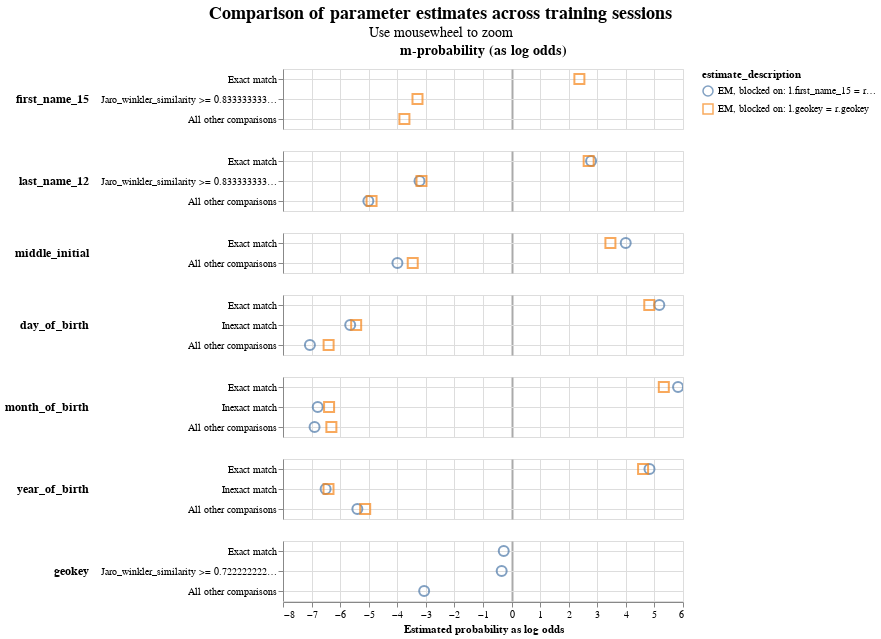

Here is the notebook cell this chart was saved with:
### Code cell
linker.parameter_estimate_comparisons_chart()

### Figure 1 — Vega-Lite specification as saved in the notebook (floating-point values rounded to 4 significant figures)
{"config": {"view": {"continuousWidth": 400, "continuousHeight": 300}, "title": {"anchor": "middle", "fontSize": 18, "subtitleFontSize": 14}}, "data": {"name": "data-f65a2c8965739fa688d140a4fedca671"}, "mark": {"type": "point", "filled": false, "opacity": 0.7, "size": 100}, "encoding": {"color": {"field": "estimate_description", "type": "nominal"}, "column": {"align": "each", "field": "col_header", "header": {"labelFontSize": 14, "labelFontWeight": "bold"}, "title": null, "type": "nominal"}, "row": {"align": "each", "field": "comparison_name", "header": {"labelAlign": "left", "labelAnchor": "middle", "labelAngle": 0, "labelFontSize": 12, "labelFontWeight": "bold"}, "sort": {"field": "comparison_sort_order"}, "title": null, "type": "nominal"}, "shape": {"field": "estimate_description", "scale": {"range": ["circle", "square", "triangle", "diamond"]}, "type": "nominal"}, "tooltip": [{"field": "comparison_name", "type": "nominal"}, {"field": "estimate_description", "type": "nominal"}, {"field": "estimated_probability", "type": "quantitative"}], "x": {"axis": {"gridColor": {"condition": {"test": "abs(datum.value / 10)  <= 1 & datum.value % 10 === 0", "value": "#aaa"}, "value": "#ddd"}, "gridDash": {"condition": {"test": "abs(datum.value / 10) == 1", "value": [3]}, "value": null}, "gridWidth": {"condition": {"test": "abs(datum.value / 10)  <= 1 & datum.value % 10 === 0", "value": 2}, "value": 1}}, "field": "estimated_probability_as_log_odds", "title": "Estimated probability as log odds", "type": "quantitative"}, "y": {"axis": {"grid": true, "title": null}, "field": "comparison_level_label", "sort": {"field": "comparison_vector_value", "order": "descending"}, "type": "nominal"}}, "params": [{"name": "mouse_zoom", "select": {"type": "interval", "encodings": ["x"]}, "bind": "scales"}], "resolve": {"scale": {"y": "independent"}}, "title": {"text": "Comparison of parameter estimates across training sessions", "subtitle": "Use mousewheel to zoom"}, "transform": [{"calculate": "datum.m_or_u + '-probability (as log odds)'", "as": "col_header"}], "$schema": "https://vega.github.io/schema/vega-lite/v5.9.3.json", "datasets": {"data-f65a2c8965739fa688d140a4fedca671": [{"m_or_u": "m", "estimated_probability": 0.8383, "estimate_description": "EM, blocked on: l.geokey = r.geokey", "estimated_probability_as_log_odds": 2.374, "sql_condition": "\"first_name_15_l\" = \"first_name_15_r\"", "comparison_level_label": "Exact match", "comparison_vector_value": 2, "comparison_name": "first_name_15", "comparison_sort_order": 0}, {"m_or_u": "m", "estimated_probability": 0.09258, "estimate_description": "EM, blocked on: l.geokey = r.geokey", "estimated_probability_as_log_odds": -3.293, "sql_condition": "jaro_winkler_similarity(\"first_name_15_l\", \"first_name_15_r\") >= 0.8333333333333334", "comparison_level_label": "Jaro_winkler_similarity >= 0.8333333333333334", "comparison_vector_value": 1, "comparison_name": "first_name_15", "comparison_sort_order": 0}, {"m_or_u": "m", "estimated_probability": 0.06916, "estimate_description": "EM, blocked on: l.geokey = r.geokey", "estimated_probability_as_log_odds": -3.75, "sql_condition": "ELSE", "comparison_level_label": "All other comparisons", "comparison_vector_value": 0, "comparison_name": "first_name_15", "comparison_sort_order": 0}, {"m_or_u": "m", "estimated_probability": 0.8731, "estimate_description": "EM, blocked on: l.first_name_15 = r.first_name_15 and l.zipcode = r.zipcode", "estimated_probability_as_log_odds": 2.783, "sql_condition": "\"last_name_12_l\" = \"last_name_12_r\"", "comparison_level_label": "Exact match", "comparison_vector_value": 2, "comparison_name": "last_name_12", "comparison_sort_order": 1}, {"m_or_u": "m", "estimated_probability": 0.8665, "estimate_description": "EM, blocked on: l.geokey = r.geokey", "estimated_probability_as_log_odds": 2.698, "sql_condition": "\"last_name_12_l\" = \"last_name_12_r\"", "comparison_level_label": "Exact match", "comparison_vector_value": 2, "comparison_name": "last_name_12", "comparison_sort_order": 1}, {"m_or_u": "m", "estimated_probability": 0.09681, "estimate_description": "EM, blocked on: l.first_name_15 = r.first_name_15 and l.zipcode = r.zipcode", "estimated_probability_as_log_odds": -3.222, "sql_condition": "jaro_winkler_similarity(\"last_name_12_l\", \"last_name_12_r\") >= 0.8333333333333334", "comparison_level_label": "Jaro_winkler_similarity >= 0.8333333333333334", "comparison_vector_value": 1, "comparison_name": "last_name_12", "comparison_sort_order": 1}, {"m_or_u": "m", "estimated_probability": 0.1011, "estimate_description": "EM, blocked on: l.geokey = r.geokey", "estimated_probability_as_log_odds": -3.152, "sql_condition": "jaro_winkler_similarity(\"last_name_12_l\", \"last_name_12_r\") >= 0.8333333333333334", "comparison_level_label": "Jaro_winkler_similarity >= 0.8333333333333334", "comparison_vector_value": 1, "comparison_name": "last_name_12", "comparison_sort_order": 1}, {"m_or_u": "m", "estimated_probability": 0.03004, "estimate_description": "EM, blocked on: l.first_name_15 = r.first_name_15 and l.zipcode = r.zipcode", "estimated_probability_as_log_odds": -5.013, "sql_condition": "ELSE", "comparison_level_label": "All other comparisons", "comparison_vector_value": 0, "comparison_name": "last_name_12", "comparison_sort_order": 1}, {"m_or_u": "m", "estimated_probability": 0.0324, "estimate_description": "EM, blocked on: l.geokey = r.geokey", "estimated_probability_as_log_odds": -4.9, "sql_condition": "ELSE", "comparison_level_label": "All other comparisons", "comparison_vector_value": 0, "comparison_name": "last_name_12", "comparison_sort_order": 1}, {"m_or_u": "m", "estimated_probability": 0.941, "estimate_description": "EM, blocked on: l.first_name_15 = r.first_name_15 and l.zipcode = r.zipcode", "estimated_probability_as_log_odds": 3.995, "sql_condition": "\"middle_initial_l\" = \"middle_initial_r\"", "comparison_level_label": "Exact match", "comparison_vector_value": 1, "comparison_name": "middle_initial", "comparison_sort_order": 2}, {"m_or_u": "m", "estimated_probability": 0.9167, "estimate_description": "EM, blocked on: l.geokey = r.geokey", "estimated_probability_as_log_odds": 3.459, "sql_condition": "\"middle_initial_l\" = \"middle_initial_r\"", "comparison_level_label": "Exact match", "comparison_vector_value": 1, "comparison_name": "middle_initial", "comparison_sort_order": 2}, {"m_or_u": "m", "estimated_probability": 0.059, "estimate_description": "EM, blocked on: l.first_name_15 = r.first_name_15 and l.zipcode = r.zipcode", "estimated_probability_as_log_odds": -3.995, "sql_condition": "ELSE", "comparison_level_label": "All other comparisons", "comparison_vector_value": 0, "comparison_name": "middle_initial", "comparison_sort_order": 2}, {"m_or_u": "m", "estimated_probability": 0.08333, "estimate_description": "EM, blocked on: l.geokey = r.geokey", "estimated_probability_as_log_odds": -3.459, "sql_condition": "ELSE", "comparison_level_label": "All other comparisons", "comparison_vector_value": 0, "comparison_name": "middle_initial", "comparison_sort_order": 2}, {"m_or_u": "m", "estimated_probability": 0.973, "estimate_description": "EM, blocked on: l.first_name_15 = r.first_name_15 and l.zipcode = r.zipcode", "estimated_probability_as_log_odds": 5.171, "sql_condition": "\"day_of_birth_l\" = \"day_of_birth_r\"", "comparison_level_label": "Exact match", "comparison_vector_value": 2, "comparison_name": "day_of_birth", "comparison_sort_order": 3}, {"m_or_u": "m", "estimated_probability": 0.9658, "estimate_description": "EM, blocked on: l.geokey = r.geokey", "estimated_probability_as_log_odds": 4.82, "sql_condition": "\"day_of_birth_l\" = \"day_of_birth_r\"", "comparison_level_label": "Exact match", "comparison_vector_value": 2, "comparison_name": "day_of_birth", "comparison_sort_order": 3}, {"m_or_u": "m", "estimated_probability": 0.01955, "estimate_description": "EM, blocked on: l.first_name_15 = r.first_name_15 and l.zipcode = r.zipcode", "estimated_probability_as_log_odds": -5.648, "sql_condition": "abs(day_of_birth_l - day_of_birth_r) <= 5", "comparison_level_label": "Inexact match", "comparison_vector_value": 1, "comparison_name": "day_of_birth", "comparison_sort_order": 3}, {"m_or_u": "m", "estimated_probability": 0.02253, "estimate_description": "EM, blocked on: l.geokey = r.geokey", "estimated_probability_as_log_odds": -5.439, "sql_condition": "abs(day_of_birth_l - day_of_birth_r) <= 5", "comparison_level_label": "Inexact match", "comparison_vector_value": 1, "comparison_name": "day_of_birth", "comparison_sort_order": 3}, {"m_or_u": "m", "estimated_probability": 0.007448, "estimate_description": "EM, blocked on: l.first_name_15 = r.first_name_15 and l.zipcode = r.zipcode", "estimated_probability_as_log_odds": -7.058, "sql_condition": "ELSE", "comparison_level_label": "All other comparisons", "comparison_vector_value": 0, "comparison_name": "day_of_birth", "comparison_sort_order": 3}, {"m_or_u": "m", "estimated_probability": 0.01167, "estimate_description": "EM, blocked on: l.geokey = r.geokey", "estimated_probability_as_log_odds": -6.404, "sql_condition": "ELSE", "comparison_level_label": "All other comparisons", "comparison_vector_value": 0, "comparison_name": "day_of_birth", "comparison_sort_order": 3}, {"m_or_u": "m", "estimated_probability": 0.9827, "estimate_description": "EM, blocked on: l.first_name_15 = r.first_name_15 and l.zipcode = r.zipcode", "estimated_probability_as_log_odds": 5.826, "sql_condition": "\"month_of_birth_l\" = \"month_of_birth_r\"", "comparison_level_label": "Exact match", "comparison_vector_value": 2, "comparison_name": "month_of_birth", "comparison_sort_order": 4}, {"m_or_u": "m", "estimated_probability": 0.9757, "estimate_description": "EM, blocked on: l.geokey = r.geokey", "estimated_probability_as_log_odds": 5.328, "sql_condition": "\"month_of_birth_l\" = \"month_of_birth_r\"", "comparison_level_label": "Exact match", "comparison_vector_value": 2, "comparison_name": "month_of_birth", "comparison_sort_order": 4}, {"m_or_u": "m", "estimated_probability": 0.008989, "estimate_description": "EM, blocked on: l.first_name_15 = r.first_name_15 and l.zipcode = r.zipcode", "estimated_probability_as_log_odds": -6.785, "sql_condition": "abs(month_of_birth_l - month_of_birth_r) <= 3", "comparison_level_label": "Inexact match", "comparison_vector_value": 1, "comparison_name": "month_of_birth", "comparison_sort_order": 4}, {"m_or_u": "m", "estimated_probability": 0.01181, "estimate_description": "EM, blocked on: l.geokey = r.geokey", "estimated_probability_as_log_odds": -6.387, "sql_condition": "abs(month_of_birth_l - month_of_birth_r) <= 3", "comparison_level_label": "Inexact match", "comparison_vector_value": 1, "comparison_name": "month_of_birth", "comparison_sort_order": 4}, {"m_or_u": "m", "estimated_probability": 0.00833, "estimate_description": "EM, blocked on: l.first_name_15 = r.first_name_15 and l.zipcode = r.zipcode", "estimated_probability_as_log_odds": -6.895, "sql_condition": "ELSE", "comparison_level_label": "All other comparisons", "comparison_vector_value": 0, "comparison_name": "month_of_birth", "comparison_sort_order": 4}, {"m_or_u": "m", "estimated_probability": 0.01248, "estimate_description": "EM, blocked on: l.geokey = r.geokey", "estimated_probability_as_log_odds": -6.306, "sql_condition": "ELSE", "comparison_level_label": "All other comparisons", "comparison_vector_value": 0, "comparison_name": "month_of_birth", "comparison_sort_order": 4}, {"m_or_u": "m", "estimated_probability": 0.966, "estimate_description": "EM, blocked on: l.first_name_15 = r.first_name_15 and l.zipcode = r.zipcode", "estimated_probability_as_log_odds": 4.827, "sql_condition": "\"year_of_birth_l\" = \"year_of_birth_r\"", "comparison_level_label": "Exact match", "comparison_vector_value": 2, "comparison_name": "year_of_birth", "comparison_sort_order": 5}, {"m_or_u": "m", "estimated_probability": 0.9605, "estimate_description": "EM, blocked on: l.geokey = r.geokey", "estimated_probability_as_log_odds": 4.603, "sql_condition": "\"year_of_birth_l\" = \"year_of_birth_r\"", "comparison_level_label": "Exact match", "comparison_vector_value": 2, "comparison_name": "year_of_birth", "comparison_sort_order": 5}, {"m_or_u": "m", "estimated_probability": 0.01086, "estimate_description": "EM, blocked on: l.first_name_15 = r.first_name_15 and l.zipcode = r.zipcode", "estimated_probability_as_log_odds": -6.508, "sql_condition": "abs(year_of_birth_l - year_of_birth_r) <= 5", "comparison_level_label": "Inexact match", "comparison_vector_value": 1, "comparison_name": "year_of_birth", "comparison_sort_order": 5}, {"m_or_u": "m", "estimated_probability": 0.01164, "estimate_description": "EM, blocked on: l.geokey = r.geokey", "estimated_probability_as_log_odds": -6.408, "sql_condition": "abs(year_of_birth_l - year_of_birth_r) <= 5", "comparison_level_label": "Inexact match", "comparison_vector_value": 1, "comparison_name": "year_of_birth", "comparison_sort_order": 5}, {"m_or_u": "m", "estimated_probability": 0.02317, "estimate_description": "EM, blocked on: l.first_name_15 = r.first_name_15 and l.zipcode = r.zipcode", "estimated_probability_as_log_odds": -5.398, "sql_condition": "ELSE", "comparison_level_label": "All other comparisons", "comparison_vector_value": 0, "comparison_name": "year_of_birth", "comparison_sort_order": 5}, {"m_or_u": "m", "estimated_probability": 0.02789, "estimate_description": "EM, blocked on: l.geokey = r.geokey", "estimated_probability_as_log_odds": -5.124, "sql_condition": "ELSE", "comparison_level_label": "All other comparisons", "comparison_vector_value": 0, "comparison_name": "year_of_birth", "comparison_sort_order": 5}, {"m_or_u": "m", "estimated_probability": 0.4526, "estimate_description": "EM, blocked on: l.first_name_15 = r.first_name_15 and l.zipcode = r.zipcode", "estimated_probability_as_log_odds": -0.2742, "sql_condition": "\"geokey_l\" = \"geokey_r\"", "comparison_level_label": "Exact match", "comparison_vector_value": 2, "comparison_name": "geokey", "comparison_sort_order": 6}, {"m_or_u": "m", "estimated_probability": 0.4403, "estimate_description": "EM, blocked on: l.first_name_15 = r.first_name_15 and l.zipcode = r.zipcode", "estimated_probability_as_log_odds": -0.3464, "sql_condition": "jaro_winkler_similarity(\"geokey_l\", \"geokey_r\") >= 0.7222222222222222", "comparison_level_label": "Jaro_winkler_similarity >= 0.7222222222222222", "comparison_vector_value": 1, "comparison_name": "geokey", "comparison_sort_order": 6}, {"m_or_u": "m", "estimated_probability": 0.1071, "estimate_description": "EM, blocked on: l.first_name_15 = r.first_name_15 and l.zipcode = r.zipcode", "estimated_probability_as_log_odds": -3.059, "sql_condition": "ELSE", "comparison_level_label": "All other comparisons", "comparison_vector_value": 0, "comparison_name": "geokey", "comparison_sort_order": 6}]}}
